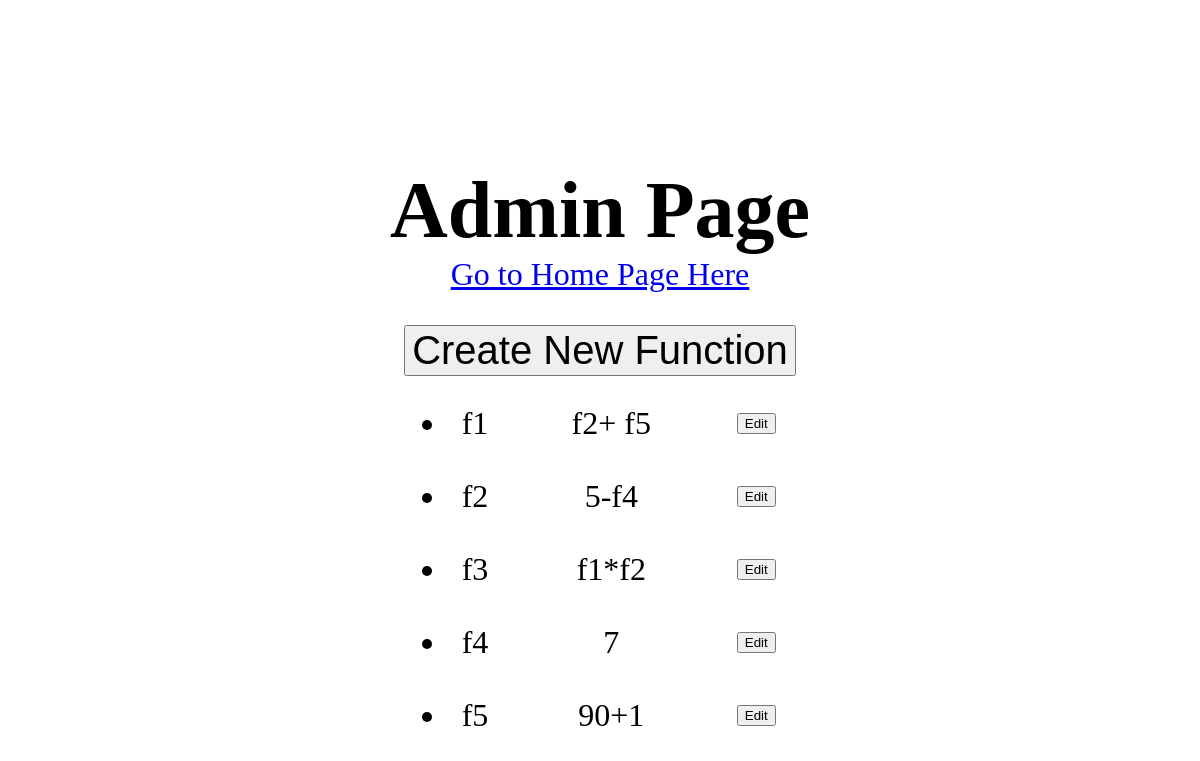
/admin, run on an earlier commit of the app's database.
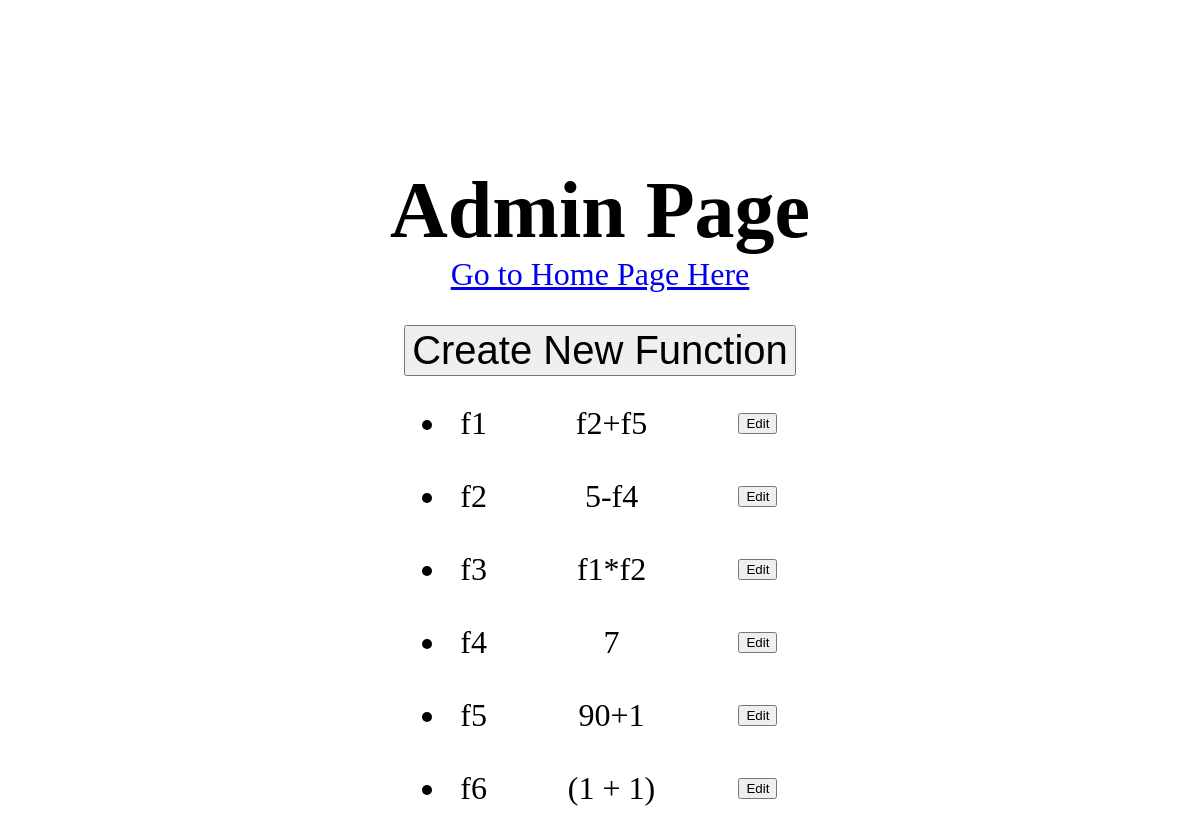
And on a later commit of the database.
### tables this page shows
CREATE TABLE functions (
                                            name text PRIMARY KEY,
                                            function text NOT NULL
                                        );

### Challenge.py (the view)
@app.route('/admin')
def admin():
    print(db.getFunctions())
    return fl.render_template('admin.html',functions=turnFunctionsToJSON(db.getFunctions()))

### Challenge.py (called while the page is built)
def turnFunctionsToJSON(func_table):
    out={}
    if func_table!=None and len(func_table)>0:
        for f in func_table:
            out[f[0]]=f[1]
    return out

### DB.py (called while the page is built)
def create_connection(db_file):
    try:
        conn = sql.connect(db_file)
        print("Success connecting",db_file)
        return conn
    except sql.Error as e:
        print(e)
    return None

def getFunctions():
    conn = create_connection('functions.db') # Warning: This file is created in the current directory
    cursor=conn.cursor()
    try:
        query="select * from functions"
        cursor.execute(query)
        result = cursor.fetchall()
        return result
    except sql.Error as e:
        print(e)
    return None

### templates/admin.html (shortened to what this page needs)
<html>
    <head>
    </head>
    <body>
        <div style="top: 20%;position: relative" align="center">
            <h1>Admin Page</h1>
            <a href="/"><p>Go to Home Page Here</p></a>
            <button class="bigBtn" onclick="CreateNewFunction(this)">Create New Function</button>
            <div align="center">
                <table>
                    {% if functions.length!=0 %}
                        {% for f in functions %}
                          <tr >
                            <td><ul><li>{{f}}</li></ul></td>
                            <td><ul>{{functions[f]}}</ul></td>
                            <td><ul><button onclick="Edit(this)">Edit</button></ul></td>
                          </tr>
                        {% endfor %}
                    {% endif %}
                </table>
            </div>
        </div>
    </body>
</html>

What changed in the data, as far as the page shows it:
changed functions "f1": function "f2+ f5" → "f2+f5"
added functions: name "f6", function "(1 + 1)"
